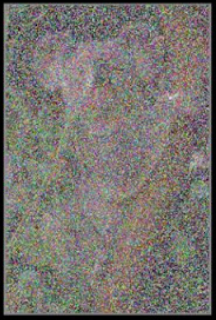
#> input picture noisy_high.png, 216 x 320 px, found by its file name
$ jupyter execute --allow-errors sample.ipynb   (shell and % lines are left out)   (older library calls are emulated)
#> lines starting #> are read from the running program, lines starting #| are printed output that depends on the picture
[cell 1]
import collections
from itertools import chain
import urllib.request as request
import pickle

import numpy as np

import scipy.signal as signal
import scipy.special as special
import scipy.optimize as optimize

import matplotlib.pyplot as plt

import skimage.io
import skimage.transform

import cv2

from libsvm import svmutil

# Оценка качества изображения

Качество изображения - понятие, сильно зависящее от человека-наблюдателя. Обычно,
оно связано с условиями, в которых рассматривается изображение; следовательно, это весьма субъективная тема. Оценка качества изображения направлена на количественное представление человеческого восприятия качества. Эти показатели обычно используются для анализа производительности алгоритмов в различных областях компьютерного зрения, таких как сжатие изображений, передача изображений и обработка изображений [1].

Оценка качества изображения (Image quality assessment -- IQA) можно разделить на две основные области исследований (1) оценка на основе референсного изображения и (2) оценка без референсного изображения. Основное отличие состоит в том, что методы, основанные на референсных изображений, зависят от высококачественного изображения, который служит основой для оценки разницы между изображениями. Примером оценок, основанных на референсных изображениях, является индекс структурного сходства (Structural Similarity Index -- SSIM) [2].

## Оценка качества изображения без референса

Для оценки качества изображения без референса не требуется исходное эталонное изображение для оценки качества изображения. Всё, что получает на вход алгоритм, - это искаженное изображение, качество которого необходимо оценить.

Слепые методы (blind methods) как правило состоят из двух этапов. На первом этапе вычисляются признаки, которые описывают структуру изображения. Второй этап заключается в том, что эти признаки соотносятся с человеческим мнением о качестве изображения. TID2008 - это известная база данных, созданная в соответствии с методологией, описывающей измерение оценки человеческого мнения по референсным изображениям [3], она широко используется для сравнения производительности алгоритмов IQA.

## Blind/referenceless image spatial quality evaluator (BRISQUE)

BRISQUE [4] - это модель, которая использует только пиксели изображения для вычисления функций (другие методы основаны на преобразовании изображения в другие пространства, такие как вейвлет или DCT). Она очень эффективна, поскольку не требует преобразований для расчета своих характеристик.

Она основана на модели пространственной статистики естественной сцены(?????) (Natural Scene Statistics -- NSS) локально нормированных коэффициентов яркости в пространственной области, а также модели для попарных произведений этих коэффициентов.

## Методология
### Natural Scene Statistics in the Spatial Domain

Для данного изображения $I(i, j)$ сначала вычислим локально нормализованную яркость $\hat{I}(i, j)$ с помощью локального вычитания среднего $\mu(i,j)$ и разделим его на локальное отклонение $\sigma(i, j)$. $C$ добавляется, чтобы избежать деление на ноль.

$$\hat{I}(i,j) = \frac{I(i,j) - \mu(i,j)}{\sigma(i,j) + C}$$

*Если область определения $I(i,j)$ [0,255],то $C=1$ если область определения [0,1], то $C=1/255$.*

Чтобы вычислить локально нормализованную яркость (тоже самое, что коэффициенты нормализованного среднего вычитаемого контраста (mean substracted contrast normalized - MSCN)) сначала нам нужно вычислить локальное среднее.

$$\mu(i,j) = \sum_{k=-K}^{K}\sum_{l=-L}^{L}w_{k,l}I_{k,l}(i,j)$$

где $w$ это Гауссовское ядро размера (K, L).

То есть, просто применяем фильтр Гаусса к изображению.

[cell 2]
def normalize_kernel(kernel):
    return kernel / np.sum(kernel)

# [4 lines left out: function gaussian_kernel2d, not called in this run]

Затем вычисляем локальное отклонение:

$$ \sigma(i,j) = \sqrt{\sum_{k=-K}^{K}\sum_{l=-L}^{L}w_{k,l}(I_{k,l}(i, j) - \mu(i, j))^2 } $$

[cell 3]
# [5 lines left out: function local_deviation, not called in this run]

Наконец, мы вычисляем коэффициенты MSCN

$$\hat{I}(i,j) = \frac{I(i,j) - \mu(i,j)}{\sigma(i,j) + C}$$

[cell 4]
# [7 lines left out: function calculate_mscn_coefficients, not called in this run]

Обнаружилось, что коэффициенты MSCN распределяются как обобщенное гауссово распределение (Generalized Gaussian Distribution -- GGD) для более широкого спектра искаженного изображения.

$$f(x; \alpha, \sigma^2) = \frac{\alpha}{2\beta\Gamma(1/\alpha)}e^{-\big(\frac{|x|}{\beta}\big)^\alpha}$$

где

$$\beta = \sigma \sqrt{\frac{\Gamma\big(\frac{1}{\alpha}\big)}{\Gamma\big(\frac{3}{\alpha}\big)}}$$

и $\Gamma$ - это гамма-функция.

Вид $\alpha$ влияет на вид и дисперсию $\sigma^2$.

### Попарные произведения соседних коэффициентов MSCN

Знаки соседних коэффициентов также имеют стандартную структуру, которая нарушается при наличии искажений. Предлагается использовать модель попарного произведения соседних коэффициентов MSCN по четырем направлениям (1) по горизонтали $H$, (2) по вертикали $V$, (3) по главной диагонали $D1$ и (4) по вторичной диагонали $D2$ .

$$H(i,j) = \hat{I}(i,j) \hat{I}(i, j + 1)$$
$$V(i,j) = \hat{I}(i,j) \hat{I}(i + 1, j)$$
$$D1(i,j) = \hat{I}(i,j) \hat{I}(i + 1, j + 1)$$
$$D2(i,j) = \hat{I}(i,j) \hat{I}(i + 1, j - 1)$$

[cell 5]
# [5 lines left out: function generalized_gaussian_dist, not called in this run]

[cell 6]
# [8 lines left out: function calculate_pair_product_coefficients, not called in this run]

Отмечено, что обобщенное распределение Гаусса не обеспечивает хорошего соответствия эмпирическим гистограммам произведений коэффициентов. Таким образом, предлагается модель асимметричного обобщенного гауссова распределения (Asymmetric Generalized Gaussian Distribution - AGGD) [5].

$$
f(x; \nu, \sigma_l^2, \sigma_r^2) =
   \begin{cases}
      \frac{\nu}{(\beta_l + \beta_r)\Gamma\big(\frac{1}{\nu}\big)}e^{\big(-\big(\frac{-x}{\beta_l}\big)^\nu\big)} & x < 0 \\
        \frac{\nu}{(\beta_l + \beta_r)\Gamma\big(\frac{1}{\nu}\big)}e^{\big(-\big(\frac{x}{\beta_r}\big)^\nu\big)} & x >= 0
\end{cases}
$$

где

$$\beta_{side} = \sigma_{side} \sqrt{\frac{\Gamma\big(\frac{1}{\nu}\big)}{\Gamma\big(\frac{3}{\nu}\big)}}$$

и $side$ может быть как $r$, так и $l$.

Еще один параметр, который не отражен в предыдущей формуле, - среднее значение.

$$\eta = (\beta_r - beta_l) \frac{\Gamma\big(\frac{2}{\nu}\big)}{\Gamma\big(\frac{1}{\nu}\big)}$$

[cell 7]
# [8 lines left out: function asymmetric_generalized_gaussian, not called in this run]

### Fitting Asymmetric Generalized Gaussian Distribution

1. Вычислить $\hat{\gamma}$, где $N_l$ - количество отрицательных samples и $N_r$ количество положительных samples.

$$
\hat{\gamma} = \frac{\sqrt{\frac{1}{N_l - 1}\sum_{k=1, x_k < 0}^{N_l} x_k^2}
}{\sqrt{\frac{1}{N_r - 1}\sum_{k=1, x_k >= 0}^{N_r} x_k^2}
}
$$

2. Вычислить $\hat{r}$.

$$\hat{r} = \frac{\big(\frac{\sum|x_k|}{N_l + N_r}\big)^2}{\frac{\sum{x_k ^ 2}}{N_l + N_r}} $$

3. Вычислить $\hat{R}$, используя оценки $\hat{\gamma}$ и $\hat{r}$.

$$\hat{R} = \hat{r} \frac{(\hat{\gamma}^3 + 1)(\hat{\gamma} + 1)}{(\hat{\gamma}^2 + 1)^2}$$

4. Оценить $\alpha$, используя приближение обратного обобщенного отношения Гаусса.

$$\hat{\alpha} = \hat{\rho} ^ {-1}(\hat{R})$$

$$\rho(\alpha) = \frac{\Gamma(2 / \alpha) ^ 2}{\Gamma(1 / \alpha) \Gamma(3 / \alpha)}$$

5. Оценить левые и правые параметры шкалы.
$$\sigma_l = \sqrt{\frac{1}{N_l - 1}\sum_{k=1, x_k < 0}^{N_l} x_k^2}$$
$$\sigma_r = \sqrt{\frac{1}{N_r - 1}\sum_{k=1, x_k >= 0}^{N_r} x_k^2}$$

[cell 8]
# [49 lines left out: function asymmetric_generalized_gaussian_fit, not called in this run]

### Вычисление BRISQUE характеристик

The features needed to calculate the image quality are the result of fitting the MSCN coefficients and shifted products to the Generalized Gaussian Distributions. First, we need to fit the MSCN coefficients to the GDD, then the pairwise products to the AGGD. A summary of the features is the following:

Характеристики, необходимые для расчета качества изображения, являются результатом подгонки коэффициентов MSCN и смещенных произведений к обобщенному гауссовскому распределению. Во-первых, нам нужно подогнать коэффициенты MSCN к GDD, а затем попарные произведения к AGGD. Краткое описание функций следующее:

|ID Характеристики| Описание Характеристики                        | Расчёт                           |
|-----------------|------------------------------------------------|----------------------------------|
| $f_1-f_2$       | Вид и дисперсия                                   | Fit GGD to MSCN coefficients     |
| $f_3-f_6$       | Вид, среднее, левая дисперсия, правая дисперсия| Fit AGGD to H pairwise products  |
| $f_7-f_{10}$    | Вид, среднее, левая дисперсия, правая дисперсия| Fit AGGD to V pairwise products  |
| $f_{11}-f_{14}$ | Вид, среднее, левая дисперсия, правая дисперсия| Fit AGGD to D1 pairwise products |
| $f_{15}-f_{18}$ | Вид, среднее, левая дисперсия, правая дисперсия| Fit AGGD to D2 pairwise products |

[cell 9]
# [16 lines left out: function calculate_brisque_features, not called in this run]

# Анализ

После создания всех функций, необходимых для расчета brisque характеристик, мы можем оценить качество изображения для данного изображения. В [4] используется изображение из Kodak dataset [6].

## Вспомогательные функции

[cell 10]
def load_image(url):
    image_stream = request.urlopen(url)
    return skimage.io.imread(image_stream, plugin='pil')

# [4 lines left out: function plot_histogram, not called in this run]

## 1. Загружаем картинку

[cell 11]
plt.rcParams["figure.figsize"] = 12, 9

#> (a cell that did not finish here is left out)

## 2. Вычисляем коэффициенты

#> (a cell that did not finish here is left out)

#> (a cell that did not finish here is left out)

После вычисления коэффициентов MSCN и попарных произведений мы можем убедиться, что распределения действительно разные.

[cell 15]
plt.rcParams["figure.figsize"] = 12, 11

#> (the rest of this cell did not finish here and is left out)

## 3. Коэффициенты и GGD

#> (a cell that did not finish here is left out)

## 4. Изменение размера изображения и вычисление BRISQUE характеристик

#> (a cell that did not finish here is left out)

## 5. SVR

Предлагается предварительно обученная модель SVR для расчета оценки качества. Однако для получения хороших результатов нам нужно масштабировать функции до [-1, 1]. Для последнего нам нужны те же параметры, которые использовались для масштабирования вектора признаков.

[cell 18]
# [21 lines left out: functions scale_features, calculate_image_quality_score, not called in this run]

Масштаб, используемый для представления качества изображения, изменяется от 0 до 100. Качество изображения 100 означает, что качество изображения очень плохое. В случае анализируемого изображения мы получаем, что это изображение плохого качества. Это имеет смысл, потому что мы используем искаженное изображение.

#> (a cell that did not finish here is left out)

[cell 20]
image = None
Im = None
edgex, edgey = None, None

[cell 21]
def load(img, blur=False, blurSize=(5,5)):
    if isinstance(img, str):
        if os.path.exists(img):
            image = cv2.imread(img, cv2.IMREAD_GRAYSCALE)
        else:
            raise FileNotFoundError('Image is not found on your system')
    elif isinstance(img, np.ndarray):
        if len(img.shape) == 3:
            image = cv2.cvtColor(img, cv2.COLOR_BGR2GRAY)
        elif len(img.shape) == 2:
            image = img
        else:
            raise ValueError('Image is not in correct shape')
    else:
        raise ValueError('Only image can be passed to the constructor')

    if blur:
        image = cv2.GaussianBlur(image, blurSize)

    Im = cv2.medianBlur(image, 3, cv2.CV_64F).astype("double")/255.0
    return image, Im

[cell 22]
# [10 lines left out: function dom, not called in this run]

[cell 23]
# [5 lines left out: function get_sharpness, not called in this run]

[cell 24]
# [4 lines left out: function contrast, not called in this run]

[cell 25]
# [13 lines left out: function smoothenImage, not called in this run]

[cell 26]
# [7 lines left out: function edges, not called in this run]

[cell 27]
# [21 lines left out: function sharpness_matrix, not called in this run]

[cell 28]
# [21 lines left out: function sharpness_measure, not called in this run]

[cell 29]
def get_sharpness(img, width=2, sharpness_threshold=2, edge_threshold=0.0001, debug=False):
    image, Im = load(img)
    edges(image, edge_threshold=edge_threshold)
    score = sharpness_measure(Im, width=width, sharpness_threshold=sharpness_threshold)
    return score

[cell 30]
f = cv2.imread('/Users/annabukreeva/Desktop/bad.png', 1)
#> (the rest of this cell did not finish here and is left out)

#> (a cell that did not finish here is left out)

[cell 32]
def estimate_noise(I):
    H, W = I.shape
    M = [[1, -2, 1],
       [-2, 4, -2],
       [1, -2, 1]]

    sigma = np.sum(np.sum(np.absolute(convolve2d(I, M))))
    sigma = sigma * math.sqrt(0.5 * math.pi) / (6 * (W-2) * (H-2))

    return sigma

 "> 10 зашумленная, иначе нет"
 https://www.sciencedirect.com/science/article/pii/S1077314296900600

[cell 33]
import math
from scipy.signal import convolve2d
img = cv2.imread('/Users/annabukreeva/Desktop/good.png', 1)
#> (the rest of this cell did not finish here and is left out)

#> (a cell that did not finish here is left out)

[cell 35]
img_noisy = cv2.imread('/Users/annabukreeva/Documents/Курсач/noisy_high.png', 1)
#> img_noisy is the input picture: shape (320, 216, 3); mean B, G, R 109.9, 114.8, 118.7
img_noisy_gray = cv2.cvtColor(img_noisy, cv2.COLOR_BGR2GRAY)
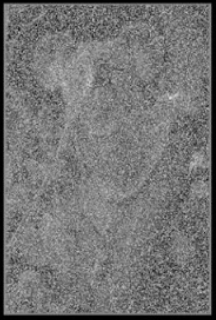
#> img_noisy_gray: shape (320, 216); min 0, max 219, mean 115.5
noise1 = estimate_noise(img_noisy_gray)
#> in estimate_noise, `sigma = np.sum(np.sum(np.absolute(convolve2d(I, M))))`: sigma = 1160510
#> in estimate_noise, `sigma = sigma * math.sqrt(0.5 * math.pi) / (6 * (W-2) * (H-2))`: sigma = 3.56
#> noise1 = 3.56
noise1
#> Out = 3.56

[cell 36]
img_norm = cv2.imread('/Users/annabukreeva/Documents/Курсач/noisy_normal.png', 1)
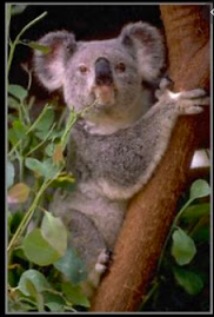
#> input picture noisy_normal.png, 214 x 317 px, found by its file name
#> img_norm is the input picture: shape (317, 214, 3); mean B, G, R 55.7, 72.9, 86.2
img_norm_gray = cv2.cvtColor(img_norm, cv2.COLOR_BGR2GRAY)
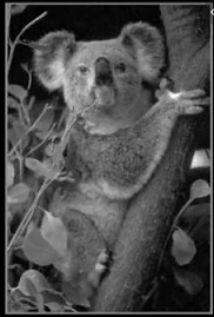
#> img_norm_gray: shape (317, 214); min 0, max 251, mean 74.9
noise2 = estimate_noise(img_norm_gray)
#> noise2 = 0.763
noise2
#> Out = 0.763
